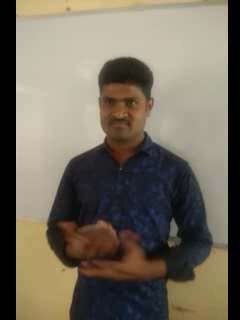
#> input picture frame 2 of Chapter 3/Sample Videos/are you free today (2).mp4, 240 x 320 px
$ jupyter execute --allow-errors 3.5_video_augmentation_demo.ipynb
#> lines starting #> are read from the running program, lines starting #| are printed output that depends on the picture
# 3.5 Video Augmentation Demo (ISL_CLSRT Samples)

This notebook demonstrates basic frame-level video augmentation using 3 sample sign language videos.
We apply visual transformations like:
- Horizontal Flip
- Frame Skipping
- Center Cropping

✅ These techniques are useful for data augmentation in gesture recognition and sign language translation models.

[cell 1]
# !pip install opencv-python

[cell 2]
import cv2
import os
import matplotlib.pyplot as plt
import numpy as np

from google.colab import drive
drive.mount('/content/drive')

[cell 3]
# Update with your actual folder path
video_dir = '/content/drive/MyDrive/IETGenAI-SLT/Chapter 3/Sample Videos'

video_files = [
    'are you free today (2).mp4',
    'bring water for me (1).MP4',
    'could you please talk slower (1).mp4'
]

video_paths = [os.path.join(video_dir, f) for f in video_files]

[cell 4]
def display_frame(video_path, title='Original Frame'):
#> called with title = 'are you free today (2).mp4'
    cap = cv2.VideoCapture(video_path)
    ret, frame = cap.read()
#> frame is the input picture: shape (320, 240, 3); mean B, G, R 93.4, 107.5, 115.1
    cap.release()

    if ret:
        frame_rgb = cv2.cvtColor(frame, cv2.COLOR_BGR2RGB)
        plt.imshow(frame_rgb)
        plt.title(title)
        plt.axis('off')
        plt.show()
    else:
        print("Failed to read video:", video_path)

## Sample Frames from Original Videos

[cell 5]
for path in video_paths:
    if os.path.exists(path):
        display_frame(path, title=os.path.basename(path))
    else:
        print(f"Video file not found: {path}")

## Horizontal Flip Augmentation

[cell 6]
def display_flipped_frame(video_path):
    cap = cv2.VideoCapture(video_path)
    ret, frame = cap.read()
    cap.release()

    if ret:
        flipped = cv2.flip(frame, 1)
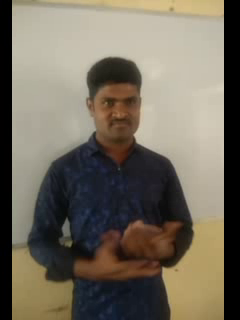
#> flipped: shape (320, 240, 3); mean B, G, R 93.4, 107.5, 115.1
        flipped_rgb = cv2.cvtColor(flipped, cv2.COLOR_BGR2RGB)
        plt.imshow(flipped_rgb)
        plt.title("Flipped Frame")
        plt.axis('off')
        plt.show()
    else:
        print(f"Failed to read video for flipping: {video_path}")

for path in video_paths:
    if os.path.exists(path):
        display_flipped_frame(path)
    else:
        print(f"Video file not found for flipping: {path}")

## Frame Skipping

[cell 7]
def extract_frame(video_path, skip=10):
#> called with skip = 10
    cap = cv2.VideoCapture(video_path)
    cap.set(cv2.CAP_PROP_POS_FRAMES, skip)
    ret, frame = cap.read()
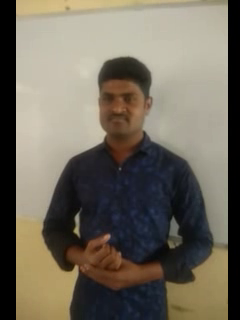
#> input picture frame 10 of Chapter 3/Sample Videos/are you free today (2).mp4, 240 x 320 px
#> frame is the input picture: shape (320, 240, 3); mean B, G, R 92.9, 106.3, 113.1
    cap.release()

    if ret:
        frame_rgb = cv2.cvtColor(frame, cv2.COLOR_BGR2RGB)
        plt.imshow(frame_rgb)
        plt.title(f'Frame at position {skip}')
        plt.axis('off')
        plt.show()
    else:
        print(f"Failed to read frame at position {skip} from video: {video_path}")

for path in video_paths:
    if os.path.exists(path):
        extract_frame(path, skip=10)
    else:
        print(f"Video file not found for frame skipping: {path}")

## Center Crop

[cell 8]
def center_crop(frame, crop_size=(200, 200)):
#> called with crop_size = (200, 200)
    h, w, _ = frame.shape
#> h = 320; w = 240
    ch, cw = crop_size
    y1 = h//2 - ch//2
#> y1 = 60
    x1 = w//2 - cw//2
#> x1 = 20
    return frame[y1:y1+ch, x1:x1+cw]
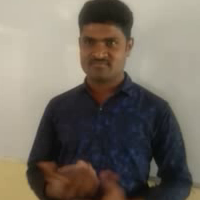
#> returned value: shape (200, 200, 3); mean of channels 0, 1, 2 97.8, 108.6, 116.1; drawn as B, G, R

def display_cropped(video_path):
    cap = cv2.VideoCapture(video_path)
    ret, frame = cap.read()
    cap.release()

    if ret:
        cropped = center_crop(frame)
        cropped_rgb = cv2.cvtColor(cropped, cv2.COLOR_BGR2RGB)
        plt.imshow(cropped_rgb)
        plt.title('Center Cropped Frame')
        plt.axis('off')
        plt.show()
    else:
        print(f"Failed to read video for cropping: {video_path}")

for path in video_paths:
    if os.path.exists(path):
        display_cropped(path)
    else:
        print(f"Video file not found for cropping: {path}")

## Upper Body Crop Augmentation

[cell 9]
def upper_body_crop(frame, crop_height_ratio=0.6):
    """
    Crops the upper portion of a video frame.

    Args:
        frame (np.ndarray): The input frame.
        crop_height_ratio (float): The ratio of the frame height to keep from the top.
                                   For example, 0.6 keeps the top 60%.
    Returns:
        np.ndarray: The cropped frame.
    """
#> called with crop_height_ratio = 0.6
    h, w, _ = frame.shape
#> h = 320; w = 240
    crop_h = int(h * crop_height_ratio)
#> crop_h = 192
    return frame[0:crop_h, 0:w]
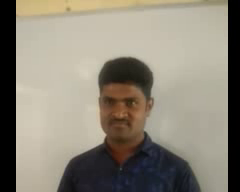
#> returned value: shape (192, 240, 3); mean of channels 0, 1, 2 119.7, 133.3, 139.8; drawn as B, G, R

def display_upper_body_cropped(video_path, crop_height_ratio=0.6):
    cap = cv2.VideoCapture(video_path)
    ret, frame = cap.read()
    cap.release()

    if ret:
        cropped = upper_body_crop(frame, crop_height_ratio)
        cropped_rgb = cv2.cvtColor(cropped, cv2.COLOR_BGR2RGB)
#> cropped_rgb: shape (192, 240, 3)
        plt.imshow(cropped_rgb)
        plt.title(f'Upper Body Cropped Frame ({int(crop_height_ratio*100)}%)')
        plt.axis('off')
        plt.show()
    else:
        print(f"Failed to read video for upper body cropping: {video_path}")

for path in video_paths:
    if os.path.exists(path):
        display_upper_body_cropped(path)
    else:
        print(f"Video file not found for upper body cropping: {path}")

[cell 10]
# !pip install opencv-python

import cv2
import os
import matplotlib.pyplot as plt
import numpy as np

from google.colab import drive
drive.mount('/content/drive')

# Update with your actual folder path
video_dir = '/content/drive/MyDrive/IETGenAI-SLT/Chapter 3/Sample Videos'

video_files = [
    'are you free today (2).mp4',
    'bring water for me (1).MP4',
    'could you please talk slower (1).mp4'
]

video_paths = [os.path.join(video_dir, f) for f in video_files]

def display_frame(video_path, title='Original Frame'):
    cap = cv2.VideoCapture(video_path)
    ret, frame = cap.read()
    cap.release()

    if ret:
        frame_rgb = cv2.cvtColor(frame, cv2.COLOR_BGR2RGB)
        plt.imshow(frame_rgb)
        plt.title(title)
        plt.axis('off')
        plt.show()
    else:
        print("Failed to read video:", video_path)

def display_flipped_frame(video_path):
    cap = cv2.VideoCapture(video_path)
    ret, frame = cap.read()
    cap.release()

    if ret:
        flipped = cv2.flip(frame, 1)
        flipped_rgb = cv2.cvtColor(flipped, cv2.COLOR_BGR2RGB)
        plt.imshow(flipped_rgb)
        plt.title("Flipped Frame")
        plt.axis('off')
        plt.show()
    else:
        print(f"Failed to read video for flipping: {video_path}")

def extract_frame(video_path, skip=10):
    cap = cv2.VideoCapture(video_path)
    cap.set(cv2.CAP_PROP_POS_FRAMES, skip)
    ret, frame = cap.read()
    cap.release()

    if ret:
        frame_rgb = cv2.cvtColor(frame, cv2.COLOR_BGR2RGB)
        plt.imshow(frame_rgb)
        plt.title(f'Frame at position {skip}')
        plt.axis('off')
        plt.show()
    else:
        print(f"Failed to read frame at position {skip} from video: {video_path}")

def center_crop(frame, crop_size=(200, 200)):
#> called with crop_size = (200, 200)
    h, w, _ = frame.shape
#> h = 320; w = 240
    ch, cw = crop_size
    y1 = h//2 - ch//2
#> y1 = 60
    x1 = w//2 - cw//2
#> x1 = 20
    return frame[y1:y1+ch, x1:x1+cw]

def display_cropped(video_path):
    cap = cv2.VideoCapture(video_path)
    ret, frame = cap.read()
    cap.release()

    if ret:
        cropped = center_crop(frame)
        cropped_rgb = cv2.cvtColor(cropped, cv2.COLOR_BGR2RGB)
        plt.imshow(cropped_rgb)
        plt.title('Center Cropped Frame')
        plt.axis('off')
        plt.show()
    else:
        print(f"Failed to read video for cropping: {video_path}")

def upper_body_crop(frame, crop_height_ratio=0.6):
    """
    Crops the upper portion of a video frame.

    Args:
        frame (np.ndarray): The input frame.
        crop_height_ratio (float): The ratio of the frame height to keep from the top.
                                   For example, 0.6 keeps the top 60%.
    Returns:
        np.ndarray: The cropped frame.
    """
#> called with crop_height_ratio = 0.6
    h, w, _ = frame.shape
#> h = 320; w = 240
    crop_h = int(h * crop_height_ratio)
#> crop_h = 192
    return frame[0:crop_h, 0:w]

def display_upper_body_cropped(video_path, crop_height_ratio=0.6):
    cap = cv2.VideoCapture(video_path)
    ret, frame = cap.read()
    cap.release()

    if ret:
        cropped = upper_body_crop(frame, crop_height_ratio)
        cropped_rgb = cv2.cvtColor(cropped, cv2.COLOR_BGR_RGB)
        plt.imshow(cropped_rgb)
        plt.title(f'Upper Body Cropped Frame ({int(crop_height_ratio*100)}%)')
        plt.axis('off')
        plt.show()
    else:
        print(f"Failed to read video for upper body cropping: {video_path}")


# Execution calls for each function
#> (the rest of this cell did not finish here and is left out)

$ run again, starting later in the video
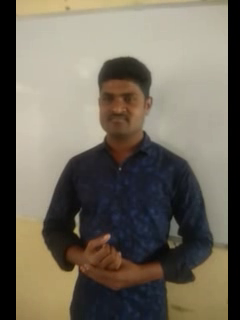
#> input picture frame 11 of Chapter 3/Sample Videos/are you free today (2).mp4, 240 x 320 px
#> in display_frame, frame is the input picture: shape (320, 240, 3); mean B, G, R 92.9, 106.3, 113.1
#> in display_flipped_frame, `flipped = cv2.flip(frame, 1)`:
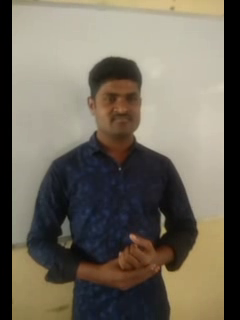
#> flipped: shape (320, 240, 3); mean B, G, R 92.9, 106.3, 113.1
#> in upper_body_crop, `return frame[0:crop_h, 0:w]`:
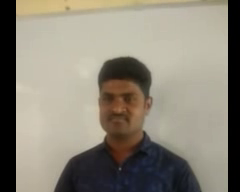
#> returned value: shape (192, 240, 3); mean of channels 0, 1, 2 119.4, 132.8, 138.9; drawn as B, G, R

$ run again, starting later in the video
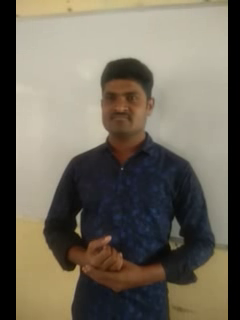
#> input picture frame 20 of Chapter 3/Sample Videos/are you free today (2).mp4, 240 x 320 px
#> in display_frame, frame is the input picture: shape (320, 240, 3); mean B, G, R 92.8, 106.6, 113.3
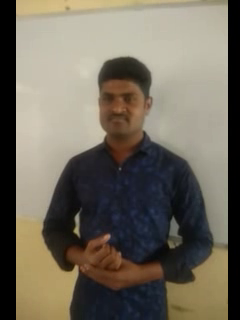
#> input picture frame 10 of Chapter 3/Sample Videos/are you free today (2).mp4, 240 x 320 px
#> in extract_frame, frame is the input picture: shape (320, 240, 3); mean B, G, R 92.9, 106.3, 113.1
#> in upper_body_crop, `return frame[0:crop_h, 0:w]`:
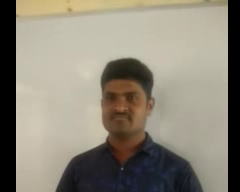
#> returned value: shape (192, 240, 3); mean of channels 0, 1, 2 119.3, 133.3, 139.5; drawn as B, G, R
